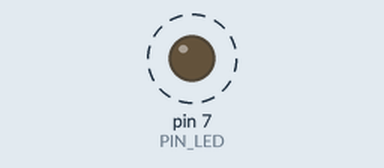
Simulated run of this sketch. Board: Arduino Uno, built with avr-gcc and run on an emulated ATmega328P. Parts: output pins drawn as LEDs (lit = HIGH). Dashed ring = blinking. At 2.4 s the program stops and its outputs stay as they are.

Above: at 1.05 s.
Timing chart, 0 to 3.9 s (numbered marks = the images above):
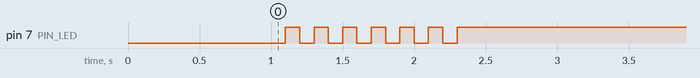

The sketch:

05_practice_2.ino
```cpp
#define PIN_LED 7
unsigned int count, toggle;

void setup() { // if 0: on 1: off
  pinMode(PIN_LED, OUTPUT);
  Serial.begin(115200);
  digitalWrite(PIN_LED, 0);
  delay(1000);
}

void loop() {
  for(int i = 0; i < 7; i++){
    delay(100);
    digitalWrite(PIN_LED, 1);
    delay(100);
    digitalWrite(PIN_LED, 0);
  }
  while(1){
    digitalWrite(PIN_LED, 1);
    }
}
```

Measured:
- by itself, pin 7 (PIN_LED): alternates HIGH for 0.10 s and LOW for 0.10 s, 13 changes in all, then stays HIGH
